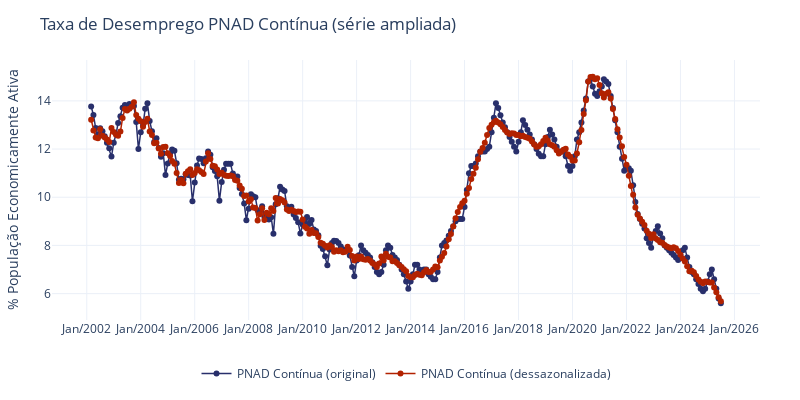

Notebook source saved alongside this figure:
### Code cell
"""
    Cria gráfico da série PNAD Contínua ampliada (com ou sem dessazonalização).
"""
title="Taxa de Desemprego PNAD Contínua (série ampliada)"
fig = go.Figure()

# Identifica colunas de dados (excluindo 'Date')
data_columns = [col for col in serie_final.columns if col != 'Date']

for col in data_columns:
    # Define nome e cor da série
    if col == 'pnad':
        name = 'PNAD Contínua (original)'
        color = COLORS['blue']
    elif col == 'pnad_ampliada_sa':
        name = 'PNAD Contínua (dessazonalizada)'
        color = COLORS['red']
    else:
        name = col
        color = COLORS.get(col, '#666666')
    
    fig.add_trace(go.Scatter(
        x=serie_final['Date'],
        y=serie_final[col],
        mode='lines+markers',
        name=name,
        line=dict(color=color, width=1.5),
        marker=dict(color=color, size=6),
        hovertemplate='<b>%{fullData.name}</b><br>' +
                        'Data: %{x|%b/%Y}<br>' +
                        'Taxa: %{y:.1f}%<extra></extra>'
    ))

# Layout do gráfico
fig.update_layout(
    title=title,
    xaxis_title="",
    yaxis_title="% População Economicamente Ativa",
    legend_title="",
    template="plotly_white",
    height=400,
    width=800,
    margin=dict(l=40, r=40, t=60, b=80),
    xaxis=dict(
        tickformat="%b/%Y",
        dtick="M24"  # Tick a cada 2 anos
    ),
    legend=dict(orientation="h", y=-0.15, x=0.5, xanchor='center'),
    annotations=[
        dict(
            text="Elaboração própria | Fonte: IBGE e BCB",
            x=1.2, y=-0.5, xref='paper', yref='paper',
            showarrow=False, font=dict(size=10), xanchor='right'
        )
    ]
)

fig.show()

### Figure 1 — Plotly figure (JSON) as saved in the notebook; plotly's stock layout.template omitted (floating-point values rounded to 4 significant figures; data arrays with more than 128 entries replaced by an {"elided": "..."} marker saying what was removed)
{"data": [{"hovertemplate": "<b>%{fullData.name}</b><br>Data: %{x|%b/%Y}<br>Taxa: %{y:.1f}%<extra></extra>", "line": {"color": "#282f6b", "width": 1.5}, "marker": {"color": "#282f6b", "size": 6}, "mode": "lines+markers", "name": "PNAD Contínua (original)", "type": "scatter", "x": {"elided": "281 str values"}, "y": {"elided": "281 float values"}}, {"hovertemplate": "<b>%{fullData.name}</b><br>Data: %{x|%b/%Y}<br>Taxa: %{y:.1f}%<extra></extra>", "line": {"color": "#b22200", "width": 1.5}, "marker": {"color": "#b22200", "size": 6}, "mode": "lines+markers", "name": "PNAD Contínua (dessazonalizada)", "type": "scatter", "x": {"elided": "281 str values"}, "y": {"elided": "281 float values"}}], "layout": {"annotations": [{"font": {"size": 10}, "showarrow": false, "text": "Elaboração própria | Fonte: IBGE e BCB", "x": 1.2, "xanchor": "right", "xref": "paper", "y": -0.5, "yref": "paper"}], "height": 400, "legend": {"orientation": "h", "title": {"text": ""}, "x": 0.5, "xanchor": "center", "y": -0.15}, "margin": {"b": 80, "l": 40, "r": 40, "t": 60}, "title": {"text": "Taxa de Desemprego PNAD Contínua (série ampliada)"}, "width": 800, "xaxis": {"dtick": "M24", "tickformat": "%b/%Y", "title": {"text": ""}}, "yaxis": {"title": {"text": "% População Economicamente Ativa"}}}}
